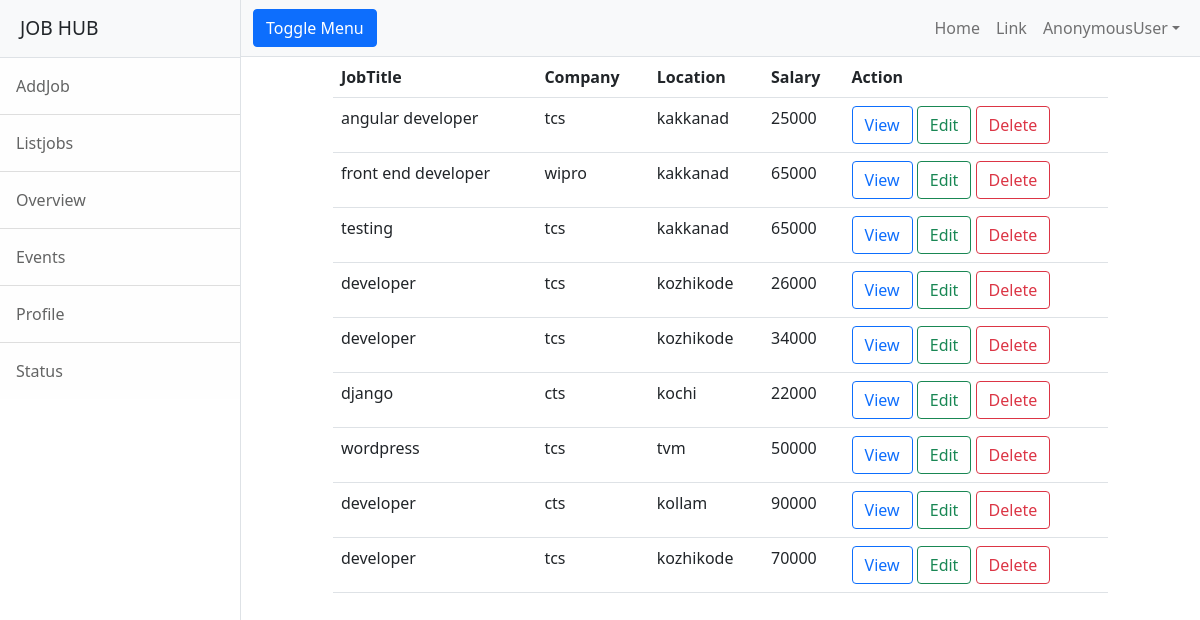
Screenshot of /employer/jobs/all with the database file from the repository.
### employer/models.py (models this page shows, shortened)
class Jobs(models.Model):
    job_title_name=models.CharField(max_length=150)
    company_name=models.CharField(max_length=150)
    location=models.CharField(max_length=150)
    salary=models.PositiveBigIntegerField(null=True)
    experience=models.PositiveBigIntegerField(default=0)

### employer/views.py (the view)
# urls.py: path('jobs/all',views.ListJobView.as_view(),name="emp-alljobs"),
class ListJobView(ListView):
    model=Jobs
    context_object_name="jobs"
    template_name='emp-listjob.html'

### employer/templates/emp-listjob.html
{%extends 'base.html'%}
{%block body_block%}
<div class="row">
    <div class="col-1"></div>
    <div class="col-10">
      <table class="table">
          <tr>
              <th>JobTitle</th>
              <th>Company</th>
              <th>Location</th>
              <th>Salary</th>
              <th>Action</th>
          </tr>
          {%for job in jobs%}
             <tr>
                 <td>{{job.job_title_name}}</td>
                 <td>{{job.company_name}}</td>
                 <td>{{job.location}}</td>
                 <td>{{job.salary}}</td>
          <td>
              <a href="{%url 'emp-jobdetail' job.id %}" class="btn btn-outline-primary">View</a>
               <a href="{%url 'emp-editjob' job.id %}" class="btn btn-outline-success">Edit</a>
               <a href="{%url 'emp-deletejob' job.id %}" class="btn btn-outline-danger">Delete</a>
          </td>
                   </tr>
          {%endfor%}
      </table>
    </div>
    <div class="col-1"></div>
</div>
{%endblock%}

### employer/templates/base.html (shortened to what this page needs)
<!DOCTYPE html>
{% load static%}
<html lang="en">
    <head>
        <link href="{%static 'css/styles.css'%}" rel="stylesheet" />
    </head>
    <body>
        <div class="d-flex" id="wrapper">
            <div class="border-end bg-white" id="sidebar-wrapper">
                <div class="sidebar-heading border-bottom bg-light">JOB HUB</div>
                <div class="list-group list-group-flush">
                    <a class="list-group-item list-group-item-action list-group-item-light p-3" href="{%url 'emp_addjob'%}">AddJob</a>
                    <a class="list-group-item list-group-item-action list-group-item-light p-3" href="{%url 'emp-alljobs'%}">Listjobs</a>
                    <a class="list-group-item list-group-item-action list-group-item-light p-3" href="#!">Overview</a>
                    <a class="list-group-item list-group-item-action list-group-item-light p-3" href="#!">Events</a>
                    <a class="list-group-item list-group-item-action list-group-item-light p-3" href="#!">Profile</a>
                    <a class="list-group-item list-group-item-action list-group-item-light p-3" href="#!">Status</a>
                </div>
            </div>
            <div id="page-content-wrapper">
                <nav class="navbar navbar-expand-lg navbar-light bg-light border-bottom">
                    <div class="container-fluid">
                        <button class="btn btn-primary" id="sidebarToggle">Toggle Menu</button>
                        <div class="collapse navbar-collapse" id="navbarSupportedContent">
                            <ul class="navbar-nav ms-auto mt-2 mt-lg-0">
                                <li class="nav-item active"><a class="nav-link" href="#!">Home</a></li>
                                <li class="nav-item"><a class="nav-link" href="#!">Link</a></li>
                                <li class="nav-item dropdown">
                                    <a class="nav-link dropdown-toggle" id="navbarDropdown" href="#" role="button" data-bs-toggle="dropdown" aria-haspopup="true" aria-expanded="false">{{request.user}}</a>
                                </li>
                            </ul>
                        </div>
                    </div>
                </nav>
                <div class="container-fluid">
                    {%block body_block%}
                    {%endblock%}
                </div>
            </div>
        </div>
    </body>
</html>

### rows the page displays
Jobs: job_title_name "angular developer", company_name "tcs", location "kakkanad", salary "25000"
Jobs: job_title_name "front end developer", company_name "wipro", location "kakkanad", salary "65000"
Jobs: job_title_name "testing", company_name "tcs", location "kakkanad", salary "65000"
Jobs: job_title_name "developer", company_name "tcs", location "kozhikode", salary "26000"
Jobs: job_title_name "developer", company_name "tcs", location "kozhikode", salary "34000"
Jobs: job_title_name "django", company_name "cts", location "kochi", salary "22000"
Jobs: job_title_name "wordpress", company_name "tcs", location "tvm", salary "50000"
Jobs: job_title_name "developer", company_name "cts", location "kollam", salary "90000"
Jobs: job_title_name "developer", company_name "tcs", location "kozhikode", salary "70000"

### other values shown
{{ request.user }} "AnonymousUser"
